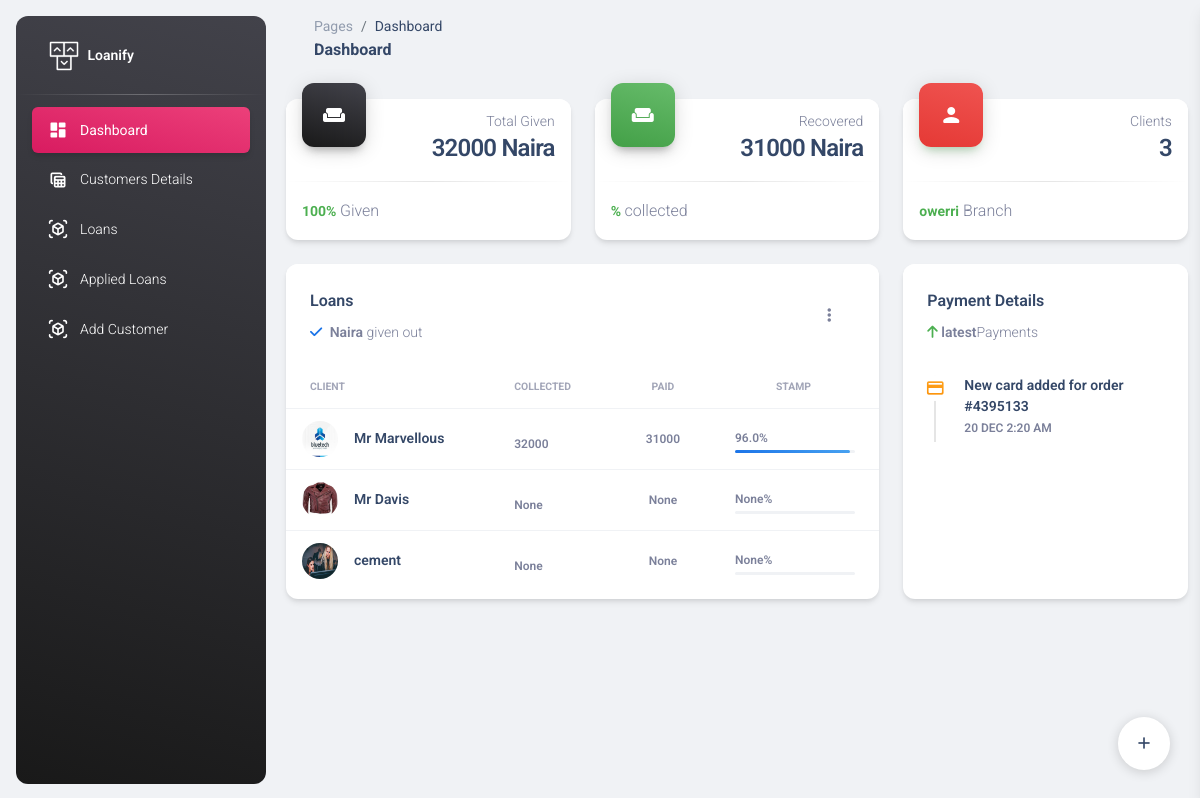
Screenshot of /manager/dashboard (signed in) with the database file from the repository.
### administration/models.py (models this page shows, shortened)
class Branch(models.Model):
    name=models.CharField(max_length=100)
    state=models.ForeignKey(State,on_delete=models.CASCADE)
    manager=models.OneToOneField(Manager,on_delete=models.CASCADE,null=True)
    def __str__(self):
        return self.name

class Customers(models.Model):
    name=models.CharField(max_length=100)
    branch=models.ForeignKey(Branch,on_delete=models.PROTECT,null=True,default=None)
    gender=models.CharField(max_length=100, null=True)
    occupation=models.CharField(max_length=100, null=True)
    state=models.CharField(max_length=100, null=True)
    passport=models.ImageField()
    business_name=models.CharField(max_length=100)
    bussiness_address=models.CharField(max_length=100)
    age=models.IntegerField()
    phone_number=models.IntegerField(null=True)
    home_address=models.CharField(max_length=100)
    card_number=models.IntegerField()
    guarantors_name=models.CharField(max_length=100)
    guarantors_phone=models.IntegerField()
    guarantors_address=models.CharField(max_length=100)
    goccupation=models.CharField(max_length=100,null=True)
    gstate=models.CharField(max_length=100,null=True)

### administration/decorator.py (the view, shortened to what this page needs)
        def wrapper(request, *args, **kwargs):
            if request.user.is_authenticated:
                if request.user.groups.filter(name__in=groups).exists():
                    return view_func(request, *args, **kwargs)
            else:
                return redirect('')

### administration/decorator.py (called while the page is built, shortened)
def group_required(groups=[]):
    def decorator(view_func):
        def wrapper(request, *args, **kwargs):
            if request.user.is_authenticated:
                if request.user.groups.filter(name__in=groups).exists():
                    return view_func(request, *args, **kwargs)
            else:
                return redirect('')
        return wrapper
    return decorator

### managers/templates/managers/dashboard.html (shortened to what this page needs)
<!DOCTYPE html>
<html lang="en">
  {% load static %}
<head>
  <link href="{% static 'administration/assets/css/nucleo-icons.css'%}" rel="stylesheet" />
  <link href="{% static 'administration/assets/css/nucleo-svg.css'%}" rel="stylesheet" />
  <link id="pagestyle" href="{% static 'administration/assets/css/material-dashboard.css'%}" rel="stylesheet" />
</head>
<body class="g-sidenav-show  bg-gray-200">
  <aside class="sidenav navbar navbar-vertical navbar-expand-xs border-0 border-radius-xl my-3 fixed-start ms-3   bg-gradient-dark" id="sidenav-main">
    <div class="sidenav-header">
      <a class="navbar-brand m-0" href=" https://demos.creative-tim.com/material-dashboard/pages/dashboard " target="_blank">
        <img src="{% static 'administration/assets/img/logo-ct.png'%}" class="navbar-brand-img h-100" alt="main_logo">
        <span class="ms-1 font-weight-bold text-white">Loanify</span>
      </a>
    </div>
    <hr class="horizontal light mt-0 mb-2">
    <div class="collapse navbar-collapse  w-auto " id="sidenav-collapse-main">
      <ul class="navbar-nav">
        <li class="nav-item">
          <a class="nav-link text-white active bg-gradient-primary " href="{% url 'manager-dashboard'%}">
            <div class="text-white text-center me-2 d-flex align-items-center justify-content-center">
              <i class="material-icons opacity-10">dashboard</i>
            </div>
            <span class="nav-link-text ms-1">Dashboard</span>
          </a>
        </li>
        <li class="nav-item">
          <a class="nav-link text-white " href="{% url 'branchcustomers'%}">
            <div class="text-white text-center me-2 d-flex align-items-center justify-content-center">
              <i class="material-icons opacity-10">table_view</i>
            </div>
            <span class="nav-link-text ms-1">Customers Details</span>
          </a>
        </li>
        <li class="nav-item">
          <a class="nav-link text-white " href="{% url 'branchloans'%}">
            <div class="text-white text-center me-2 d-flex align-items-center justify-content-center">
              <i class="material-icons opacity-10">view_in_ar</i>
            </div>
            <span class="nav-link-text ms-1">Loans</span>
          </a>
        </li>
        <li class="nav-item">
            <a class="nav-link text-white" href="{% url 'branchapplied'%}">
              <div class="text-white text-center me-2 d-flex align-items-center justify-content-center">
                <i class="material-icons opacity-10">view_in_ar</i>
              </div>
              <span class="nav-link-text ms-1">Applied Loans</span>
            </a>
          </li>
          <li class="nav-item">
            <a class="nav-link text-white  " href="{% url 'add_customer'%}">
              <div class="text-white text-center me-2 d-flex align-items-center justify-content-center">
                <i class="material-icons opacity-10">view_in_ar</i>
              </div>
              <span class="nav-link-text ms-1">Add Customer</span>
            </a>
          </li>
      </ul>
    </div>
  </aside>
  <main class="main-content position-relative max-height-vh-100 h-100 border-radius-lg ">
    <nav class="navbar navbar-main navbar-expand-lg px-0 mx-4 shadow-none border-radius-xl" id="navbarBlur" data-scroll="true">
      <div class="container-fluid py-1 px-3">
        <nav aria-label="breadcrumb">
          <ol class="breadcrumb bg-transparent mb-0 pb-0 pt-1 px-0 me-sm-6 me-5">
            <li class="breadcrumb-item text-sm"><a class="opacity-5 text-dark" href="javascript:;">Pages</a></li>
            <li class="breadcrumb-item text-sm text-dark active" aria-current="page">Dashboard</li>
          </ol>
          <h6 class="font-weight-bolder mb-0">Dashboard</h6>
        </nav>
      </div>
    </nav>
    <div class="container-fluid py-4">
      <div class="row">
        <div class="col-xl-4 col-sm-6 mb-xl-0 mb-4">
          <div class="card">
            <div class="card-header p-3 pt-2">
              <div class="icon icon-lg icon-shape bg-gradient-dark shadow-dark text-center border-radius-xl mt-n4 position-absolute">
                <i class="material-icons opacity-10">weekend</i>
              </div>
              <div class="text-end pt-1">
                <p class="text-sm mb-0 text-capitalize">Total Given</p>
                <h4 class="mb-0">{{total_loans}} Naira</h4>
              </div>
            </div>
            <hr class="dark horizontal my-0">
            <div class="card-footer p-3">
              <p class="mb-0"><span class="text-success text-sm font-weight-bolder">100% </span>Given</p>
            </div>
          </div>
        </div>
        <div class="col-xl-4 col-sm-6 mb-xl-0 mb-4">
          <div class="card">
            <div class="card-header p-3 pt-2">
              <div class="icon icon-lg icon-shape bg-gradient-success shadow-dark text-center border-radius-xl mt-n4 position-absolute">
                <i class="material-icons opacity-10">weekend</i>
              </div>
              <div class="text-end pt-1">
                <p class="text-sm mb-0 text-capitalize">Recovered</p>
                <h4 class="mb-0">{{total_paid}} Naira</h4>
              </div>
            </div>
            <hr class="dark horizontal my-0">
            <div class="card-footer p-3">
              <p class="mb-0"><span class="text-success text-sm font-weight-bolder">{{collected}}% </span>collected</p>
            </div>
          </div>
        </div>
        <div class="col-xl-4 col-sm-6 mb-xl-0 mb-4">
          <div class="card">
            <div class="card-header p-3 pt-2">
              <div class="icon icon-lg icon-shape bg-gradient-danger shadow-success text-center border-radius-xl mt-n4 position-absolute">
                <i class="material-icons opacity-10">person</i>
              </div>
              <div class="text-end pt-1">
                <p class="text-sm mb-0 text-capitalize">Clients</p>
                <h4 class="mb-0">{{total_customers}}</h4>
              </div>
            </div>
            <hr class="dark horizontal my-0">
            <div class="card-footer p-3">
              <p class="mb-0"><span class="text-success text-sm font-weight-bolder">{{branch}}</span> Branch</p>
            </div>
          </div>
        </div>
      </div>
      <div class="row mb-4">
        <div class="col-lg-8 col-md-6 mb-md-0 mb-4">
          <div class="card">
            <div class="card-header pb-0">
              <div class="row">
                <div class="col-lg-6 col-7">
                  <h6>Loans</h6>
                  <p class="text-sm mb-0">
                    <i class="fa fa-check text-info" aria-hidden="true"></i>
                    <span class="font-weight-bold ms-1">{{total}} Naira</span> given out
                  </p>
                </div>
                <div class="col-lg-6 col-5 my-auto text-end">
                  <div class="dropdown float-lg-end pe-4">
                    <a class="cursor-pointer" id="dropdownTable" data-bs-toggle="dropdown" aria-expanded="false">
                      <i class="fa fa-ellipsis-v text-secondary"></i>
                    </a>
                  </div>
                </div>
              </div>
            </div>
            <div class="card-body px-0 pb-2">
              <div class="table-responsive">
                <table class="table align-items-center mb-0">
                  <thead>
                    <tr>
                      <th class="text-uppercase text-secondary text-xxs font-weight-bolder opacity-7">Client</th>
                      <th class="text-uppercase text-secondary text-xxs font-weight-bolder opacity-7 ps-2">Collected</th>
                      <th class="text-center text-uppercase text-secondary text-xxs font-weight-bolder opacity-7">Paid</th>
                      <th class="text-center text-uppercase text-secondary text-xxs font-weight-bolder opacity-7">Stamp</th>
                    </tr>
                  </thead>
                  <tbody>
                    <tr>
                      {% for customer in customers %}
                      <td>
                        <div class="d-flex px-2 py-1">
                          <div>
                            <img src="{{customer.passport.url}}" class="avatar avatar-sm me-3" alt="xd">
                          </div>
                          <div class="d-flex flex-column justify-content-center">
                            <h6 class="mb-0 text-sm">{{customer.name}}</h6>
                          </div>
                        </div>
                      </td>
                      <td>
                        <div class="avatar-group mt-2">
                          <span class="text-xs font-weight-bold"> {{customer.total_collected}} </span>
                        </div>
                      </td>
                      <td class="align-middle text-center text-sm">
                        <span class="text-xs font-weight-bold">{{customer.total_paid}} </span>
                      </td>
                      <td class="align-middle">
                        <div class="progress-wrapper w-75 mx-auto">
                          <div class="progress-info">
                            <div class="progress-percentage">
                              <span class="text-xs font-weight-bold">{{customer.ppaid}}%</span>
                            </div>
                          </div>
                          <div class="progress">
                            <div class="progress-bar bg-gradient-info" style="width: {{ customer.ppaid }}%;" role="progressbar" aria-valuenow="{{ loan.ppaid }}" aria-valuemin="0" aria-valuemax="100"></div>
                          </div>
                        </div>
                      </td>
                    </tr>
                    {% endfor %}
                  </tbody>
                </table>
              </div>
            </div>
          </div>
        </div>
        <div class="col-lg-4 col-md-6">
          <div class="card h-100">
            <div class="card-header pb-0">
              <h6>Payment Details</h6>
              <p class="text-sm">
                <i class="fa fa-arrow-up text-success" aria-hidden="true"></i>
                <span class="font-weight-bold">latest</span>Payments
              </p>
            </div>
            <div class="card-body p-3">
              <div class="timeline timeline-one-side">
                <div class="timeline-block mb-3">
                  <span class="timeline-step">
                    <i class="material-icons text-warning text-gradient">credit_card</i>
                  </span>
                  <div class="timeline-content">
                    <h6 class="text-dark text-sm font-weight-bold mb-0">New card added for order #4395133</h6>
                    <p class="text-secondary font-weight-bold text-xs mt-1 mb-0">20 DEC 2:20 AM</p>
                  </div>
                </div>
              </div>
            </div>
          </div>
        </div>
      </div>
    </div>
  </main>
  <div class="fixed-plugin">
    <a class="fixed-plugin-button text-dark position-fixed px-3 py-2">
      <i class="material-icons py-2">add</i>
    </a>
  </div>
</body>
</html>

### administration/static/administration/assets/css/nucleo-svg.css (style rules this page uses)
.icon { display: inline-block; color: #111111; height: 1em; width: 1em; }
.icon-lg { height: 1.6em; width: 1.6em; }
.icon { fill: currentColor; stroke: none; }

### rows the page displays
Branch: name "owerri"
Customers: passport (picture), name "Mr Marvellous", total_collected "32000", total_paid "31000", ppaid "96.0"
Customers: passport (picture), name "Mr Davis", total_collected "None", total_paid "None", ppaid "None"
Customers: passport (picture), name "cement", total_collected "None", total_paid "None", ppaid "None"

### other values shown
{{ total_loans }} "32000"
{{ total_paid }} "31000"
{{ total_customers }} "3"
